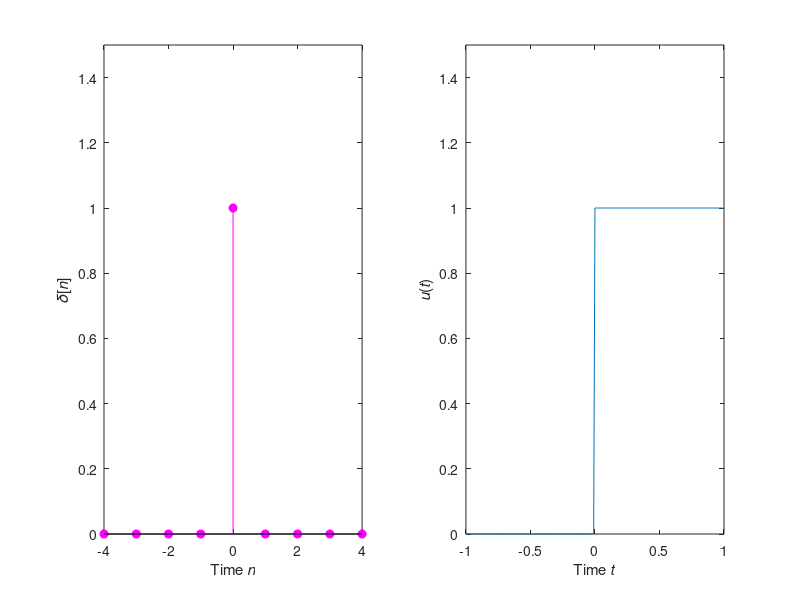

MATLAB code for this plot:
%		     The University of Queensland
%     School of Information Technology & Electrical Engineering
%	         COMS4105/7410 Digital Communications

% Generate a plot of a discrete-time impulse and a continuous-time step

% Time base for the discrete-time impulse

n = -4:4;

% Compute the discrete-time impulse

delta = zeros(size(n));
i = find(n == 0);
delta(i) = ones(size(i));

% Plot the discrete-time impulse

clf;
subplot(1, 2, 1);
stem(n, delta, 'filled', 'm');
xlabel('Time \itn');
ylabel('\it\delta\rm[\itn\rm]');
ylim([0, 1.5]);

% Time base for the continuous-time step signal

t = -1:0.01:1;

% Compute the continuous-time step signal

u = zeros(size(t));
i = find(t >= 0);
u(i) = ones(size(i));

% Plot the continuous-time step

subplot(1, 2, 2);
plot(t, u);
xlabel('Time \itt');
ylabel('\itu\rm(\itt\rm)');
ylim([0, 1.5]);
